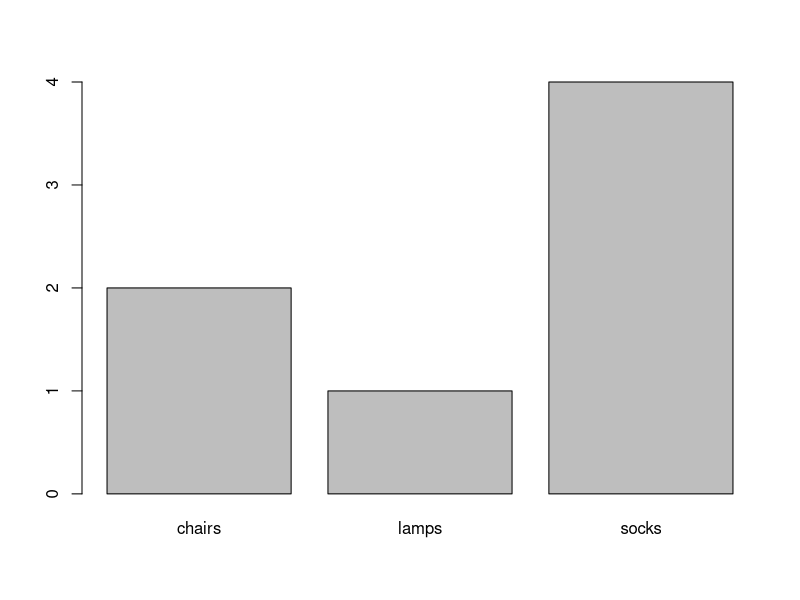

This figure's R source:
things <- c(
    'socks' ,
    'chairs',
    'socks' ,
    'lamps' ,
    'chairs',
    'socks' ,
    'socks'
);

countOfThings <- table(things);

print(countOfThings);
#
# things
# chairs  lamps  socks 
#      2      1      4 

barplot(countOfThings);
